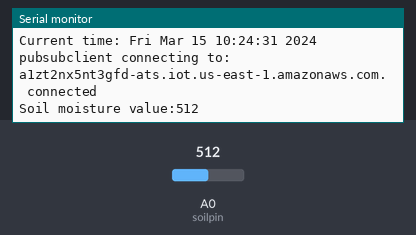
The sketch below on a simulated ESP8266 (NodeMCU). On the bench: the last lines printed to the serial monitor. The test bench sets the inputs (shaded band); at power-on: A0 (soilpin) = 512. WiFi joins after 1.5 s; servers stay silent unless stated; the local clock reads 2024-03-15 10:24:30 at power-on unless the sketch sets it; no MQTT or app messages arrive unless stated.

Above: at 2.7 s.
2.8 s: A0 (soilpin) set to 716
At 7.2 s:
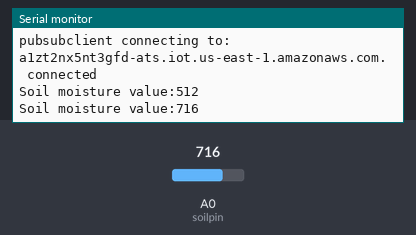
8.8 s: A0 (soilpin) set to 900
At 12.2 s:
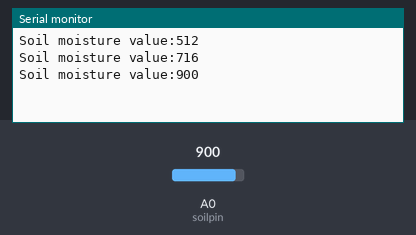
Timing chart, 0 to 13.7 s (numbered marks = the images above; inputs shaded):
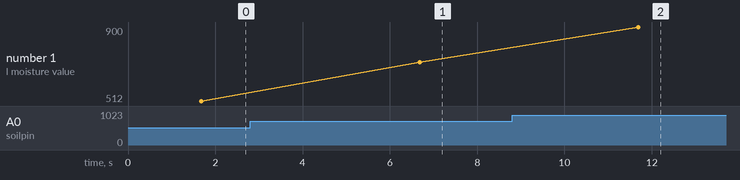

Measured:
- after the input at 2.8 s, the serial monitor: prints a new line after 3.9 s (image 1)
- after the input at 8.8 s, the serial monitor: prints a new line after 2.9 s (image 2)
- plotted number 1: 512 → 716 after the input at 2.8 s, 716 → 900 after the input at 8.8 s

The sketch:

IoTSecurity_moisture.ino
```cpp
#include <ESP8266WiFi.h>
#include <PubSubClient.h>
#include <Wire.h>

// Update these with values suitable for your network.
const char* ssid = "elsayed";
const char* mqtt_pass = "12345778";

//const char* ssid = "Modern 4G Wi-Fi_75AA";
//const char* mqtt_pass = "02732640";

const int soilpin = A0;

const char* awsEndpoint = "a1zt2nx5nt3gfd-ats.iot.us-east-1.amazonaws.com";

// For the two certificate strings below paste in the text of your AWS
// device certificate and private key:

// xxxxxxxxxx-certificate.pem.crt
static const char certificatePemCrt[] PROGMEM = R"EOF(
-----BEGIN CERTIFICATE-----
MIIDWTCCAkGgAwIBAgIUNdsIpCkVfY/mfIsazw/LLKwRhFcwDQYJKoZIhvcNAQEL
BQAwTTFLMEkGA1UECwxCQW1hem9uIFdlYiBTZXJ2aWNlcyBPPUFtYXpvbi5jb20g
SW5jLiBMPVNlYXR0bGUgU1Q9V2FzaGluZ3RvbiBDPVVTMB4XDTIyMTAyMzE0MzUz
NFoXDTQ5MTIzMTIzNTk1OVowHjEcMBoGA1UEAwwTQVdTIElvVCBDZXJ0aWZpY2F0
ZTCCASIwDQYJKoZIhvcNAQEBBQADggEPADCCAQoCggEBAOwpcg+kswYmrbse5aG5
gvxQIP/6Jk9pExocS5PcDpBPHvGmFbrmlD5G7ym8pl2VLrzt+p7Jp1M/lj/1C8+L
b9tANoMzIYrMauL/0dCbQlloe/jgBonAfQu1BwZT9WX0m7trv6+G0AHMuIZYr/Ct
gF01aR7gIkwYYhoYXFleQHm5zHruTPFnCqEuVRwhM/Mk/0Hw8Mp0E9CsdxzxvWUg
BbkjEOW/hwQ1F7YuZAi2CgoZ4mZY9zQcJwOURKnMlwf1fcHnBkHVvKGChznDbt77
h57CJxmjH/yyQM1l/xjV9yjr/KGXrqPukcDww4jJUd9w5jTHuCiPYBB2cu4t6ffB
+BkCAwEAAaNgMF4wHwYDVR0jBBgwFoAUhCK/YQHAUzXafTAmVJ5M5fhfg3gwHQYD
VR0OBBYEFFyBOasXs7MU2z2yZtMuSKPDUaxjMAwGA1UdEwEB/wQCMAAwDgYDVR0P
AQH/BAQDAgeAMA0GCSqGSIb3DQEBCwUAA4IBAQC0Qzo78vtwAkiEOtyRLHJ3VstD
IQ4bhvfdQmKE0DGnW8EAOXyxjZ8VDpzzN9NEETqTxJTYfsZnF5cuibrlY2kZ6jXv
F/GKL5kEefNYpySmcZgOnad/DVx/ZSEh53nysvntF0R6Kyj9SvepvlTLTMx1p3ul
HQyO9hNuJH4F8e0Q6JxAgjdi7FvEMMf0UjW1XRABRFQ9lgH0DVpYBwfqInKsVxZ+
RJwNGjoWQBGuewRtEVWwK0fGQjoqyaQLoZQXh0q2+O5BSGnEgVC4+YuqCUfXjOrH
E+eaFI9vURquuSyycl45lVEV2Pny5nLSeS7cmH8ameyXGoSeTKTlKitORq6Z
-----END CERTIFICATE-----


)EOF";

// xxxxxxxxxx-private.pem.key
static const char privatePemKey[] PROGMEM = R"EOF(
-----BEGIN RSA PRIVATE KEY-----
MIIEowIBAAKCAQEA7ClyD6SzBiatux7lobmC/FAg//omT2kTGhxLk9wOkE8e8aYV
uuaUPkbvKbymXZUuvO36nsmnUz+WP/ULz4tv20A2gzMhisxq4v/R0JtCWWh7+OAG
icB9C7UHBlP1ZfSbu2u/r4bQAcy4hliv8K2AXTVpHuAiTBhiGhhcWV5AebnMeu5M
8WcKoS5VHCEz8yT/QfDwynQT0Kx3HPG9ZSAFuSMQ5b+HBDUXti5kCLYKChniZlj3
NBwnA5REqcyXB/V9wecGQdW8oYKHOcNu3vuHnsInGaMf/LJAzWX/GNX3KOv8oZeu
o+6RwPDDiMlR33DmNMe4KI9gEHZy7i3p98H4GQIDAQABAoIBAFjEs2UB6XD0dPUT
BgmmK4AftmfBZUkQG+gCnr3zR14i/2ShoyVfqnVGQHuVt4sRmkHVyhCJh+WYzyc3
OrtGlEL7fgIO5BrB/6NXuUwKMARfa8n+mzaILfiKkRtlz6YFLcxjEegual1i0DFf
gLKc5NUkUGEUqo+j0qwwX/YPoXifDyymBsmVvGScjlQVLnb0fD/xgmHqEYxxbvBi
Pm4pcgtOZyw0Qh6Ssm8rz/B2ir66b60PKcs17PfcDqIwvNC7sW5cSRcjLMgyD9CJ
yTYfsrEjvRLB1GZBi5rJDJFbPrfIGranrO40mpMHHOErvI29aBhxTAnqCGbPXofF
/T5Lp8kCgYEA/2cjG/iAE44o0OXqJJmhhL47UF10MimmPQKyXCppIFimIz6997du
18VjYmmMyvQ2LhHIpSVLsvkOUwqof59L41IsSiddJOTGDGVMhA9PYMcs/Aro+0pI
oG1EyjqlfixzBVlSV1tIwF7QjnPkoe3/wJhlglPzqrES7i+gmdKUVD8CgYEA7LbK
2AUDldeBnBDEUzV8C8rLUnL7EKlCQiXf3hjbrpo+LPR5mz4CU5/rNd7cJRzcV7M0
5wPSglJ3vjgz9c5gIQ5BDGt8Rbqg1iut9OR9JmWeNQdhgdSVISF1U8UayzgNcZcE
uhfvKFPpoPhJqQGyGXlzmgorKIeRMD6Ol1QUPacCgYAf+rwMrorq5+v4bDFrL8ln
o6Itp+X6ufhUv1ex7qWHJVJ4K00CDXfVkKOnGOxGJVn7XsKu2wKlgEXo4/bBNCL+
bbWZ+1/QVMzvlGeGSZx407ewP3V4sY5yd/wbDkjWiZ5FVy/WPFnZrIWUsLI6DGDv
rqVXMkfaYZ2rMU98sz9bZQKBgQDobxT+yO2cVOCPvmcIzZvgeGDttLmSwqCtE0Of
cglEiXBD9Er0hQ8DziPH4e2JA63Y778imD48eX3a6pUa6Gq8CqMU7vY4AemsY3eM
4E+DRIT0zSqRsYw92/y5JPIKWh/ZSdD6akYL81mVFjg+G8wl93vr5dA7G+MU3Fhn
f8fgQQKBgEnOIIh7JC1TC4HPJCzSeUPEL5eBkfo9OyxqMYov6w+qnoU3F3e43ZE7
tbejiMaJWNMzlDW1oFR8PTRHRaw7ALdQtvr3wk9pzCUl4R/tAtmJkesYEaoBxgNm
hveOcvE8oryjDYpp04pLdj+Vai7S01beCHtCY+NY599xj6nUgFZJ
-----END RSA PRIVATE KEY-----


)EOF";

// This is the AWS IoT CA Certificate from:
// https://docs.aws.amazon.com/iot/latest/developerguide/managing-device-certs.html#server-authentication
// This one in here is the 'RSA 2048 bit key: Amazon Root CA 1' which is valid
// until January 16, 2038 so unless it gets revoked you can leave this as is:
static const char caPemCrt[] PROGMEM = R"EOF(
-----BEGIN CERTIFICATE-----
MIIDQTCCAimgAwIBAgITBmyfz5m/jAo54vB4ikPmljZbyjANBgkqhkiG9w0BAQsF
ADA5MQswCQYDVQQGEwJVUzEPMA0GA1UEChMGQW1hem9uMRkwFwYDVQQDExBBbWF6
b24gUm9vdCBDQSAxMB4XDTE1MDUyNjAwMDAwMFoXDTM4MDExNzAwMDAwMFowOTEL
MAkGA1UEBhMCVVMxDzANBgNVBAoTBkFtYXpvbjEZMBcGA1UEAxMQQW1hem9uIFJv
b3QgQ0EgMTCCASIwDQYJKoZIhvcNAQEBBQADggEPADCCAQoCggEBALJ4gHHKeNXj
ca9HgFB0fW7Y14h29Jlo91ghYPl0hAEvrAIthtOgQ3pOsqTQNroBvo3bSMgHFzZM
9O6II8c+6zf1tRn4SWiw3te5djgdYZ6k/oI2peVKVuRF4fn9tBb6dNqcmzU5L/qw
IFAGbHrQgLKm+a/sRxmPUDgH3KKHOVj4utWp+UhnMJbulHheb4mjUcAwhmahRWa6
VOujw5H5SNz/0egwLX0tdHA114gk957EWW67c4cX8jJGKLhD+rcdqsq08p8kDi1L
93FcXmn/6pUCyziKrlA4b9v7LWIbxcceVOF34GfID5yHI9Y/QCB/IIDEgEw+OyQm
jgSubJrIqg0CAwEAAaNCMEAwDwYDVR0TAQH/BAUwAwEB/zAOBgNVHQ8BAf8EBAMC
AYYwHQYDVR0OBBYEFIQYzIU07LwMlJQuCFmcx7IQTgoIMA0GCSqGSIb3DQEBCwUA
A4IBAQCY8jdaQZChGsV2USggNiMOruYou6r4lK5IpDB/G/wkjUu0yKGX9rbxenDI
U5PMCCjjmCXPI6T53iHTfIUJrU6adTrCC2qJeHZERxhlbI1Bjjt/msv0tadQ1wUs
N+gDS63pYaACbvXy8MWy7Vu33PqUXHeeE6V/Uq2V8viTO96LXFvKWlJbYK8U90vv
o/ufQJVtMVT8QtPHRh8jrdkPSHCa2XV4cdFyQzR1bldZwgJcJmApzyMZFo6IQ6XU
5MsI+yMRQ+hDKXJioaldXgjUkK642M4UwtBV8ob2xJNDd2ZhwLnoQdeXeGADbkpy
rqXRfboQnoZsG4q5WTP468SQvvG5
-----END CERTIFICATE-----

)EOF";

BearSSL::X509List client_crt(certificatePemCrt);
BearSSL::PrivateKey client_key(privatePemKey);
BearSSL::X509List rootCert(caPemCrt);


WiFiClientSecure wiFiClient;
PubSubClient pubsubclient(awsEndpoint, 8883,wiFiClient);

void setCurrentTime() {
  configTime(3 * 3600, 0, "pool.ntp.org", "time.nist.gov");

  Serial.print("Waiting for NTP time sync: ");
  time_t now = time(nullptr);
  while (now < 8 * 3600 * 2) {
    delay(500);
    Serial.print(".");
    now = time(nullptr);
  }
  Serial.println("");
  struct tm timeinfo;
  gmtime_r(&now, &timeinfo);
  Serial.print("Current time: "); Serial.print(asctime(&timeinfo));
}


void setup_wifi() {
  // Connecting to a WiFi network
  WiFi.begin(ssid, mqtt_pass);
  while (WiFi.status() != WL_CONNECTED) {
    delay(500);
    Serial.print(".");
  }
  Serial.println("WiFi connected");
  Serial.println("IP address: ");
  Serial.println(WiFi.localIP());

  setCurrentTime();
  wiFiClient.setClientRSACert(&client_crt, &client_key);
  wiFiClient.setTrustAnchors(&rootCert);
}


void reconnect() {
  // Loop until we're reconnected
  Serial.println("In reconnect...");
  while (!pubsubclient.connected()) {
    Serial.print("Attempting MQTT connection...");
    // Attempt to connect
    if (pubsubclient.connect(mqtt_pass)) {
      Serial.println("connected");
    } else {
      Serial.print("failed, rc=");
      Serial.print(pubsubclient.state());
      Serial.println(" try again in 5 seconds");
      delay(5000);
    }
  }
}

void setup() {
  Serial.begin(9600);
  setup_wifi();

 // client.setServer(mqtt_server, 1883);
}

void pubSubCheckConnect() {
  if ( ! pubsubclient.connected()) {
    Serial.print("pubsubclient connecting to: "); Serial.print(awsEndpoint);
    while ( ! pubsubclient.connected()) {
      Serial.print(".");
      pubsubclient.connect("esp-iot");
    }
    Serial.println(" connected");
    pubsubclient.subscribe("inTopic");
  }
  pubsubclient.loop();
}

void loop() {

  pubSubCheckConnect();
  char msg[8];
  if (!pubsubclient.connected()) {
    reconnect();
  }

  sprintf(msg,"%i",analogRead(soilpin));
  pubsubclient.publish("iot/sensors/soil", msg);
  Serial.print("Soil moisture value:");
  Serial.println(msg);

  delay(5000);
}
```
